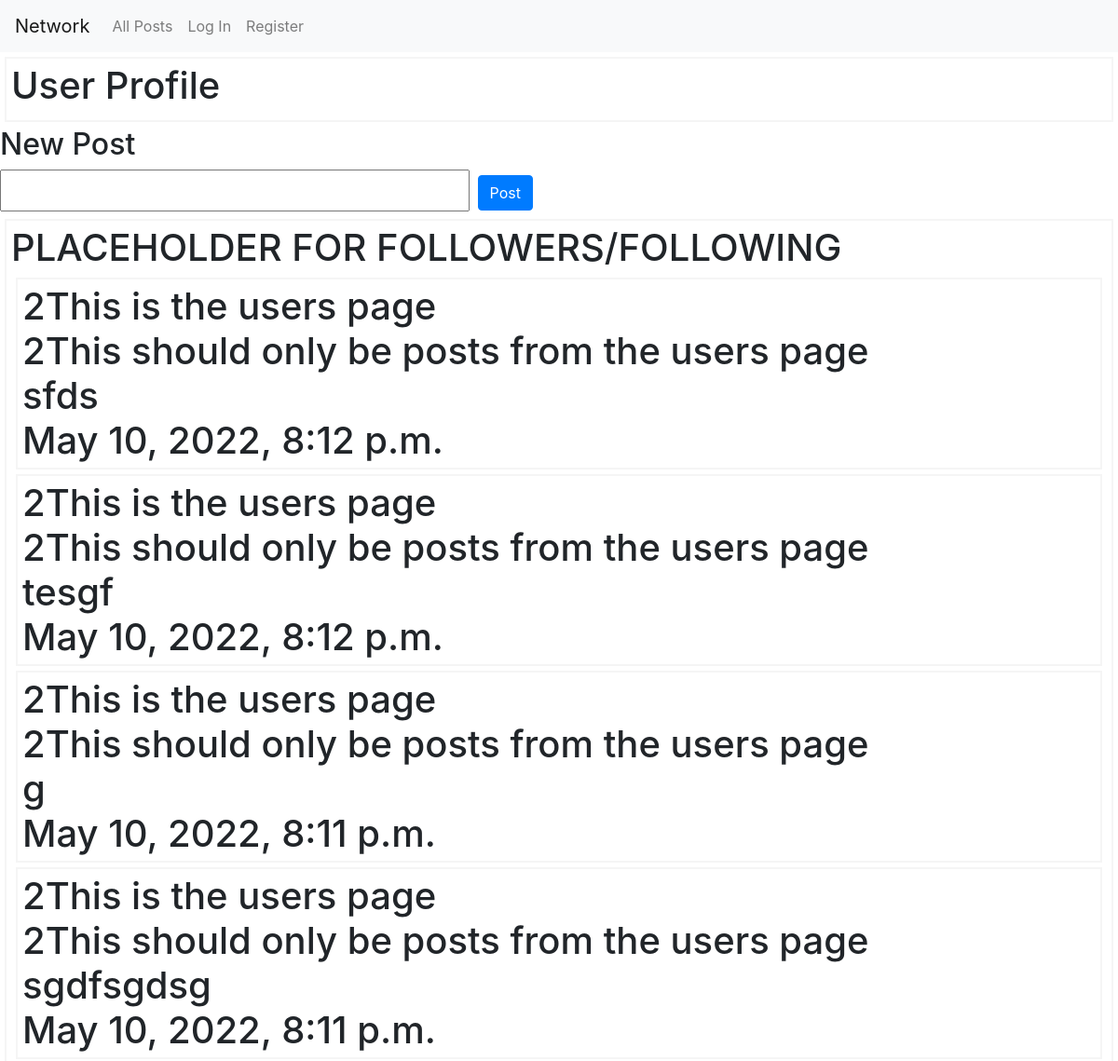
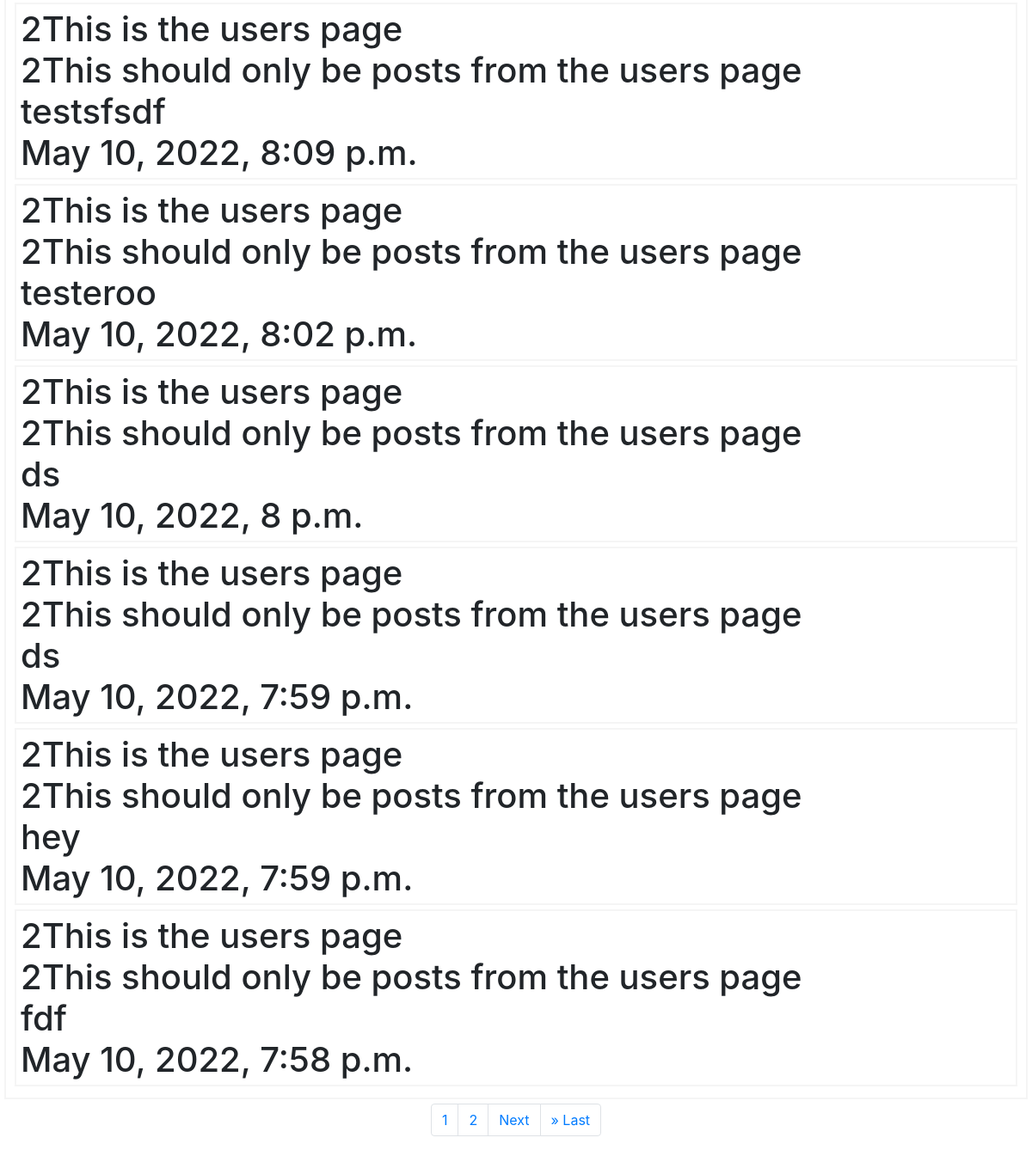
/user/2, run on the app's committed database (2 pictures, top to bottom).
### network/models.py (models this page shows)
class Posts(models.Model):
    content = models.TextField(max_length=280)
    user = models.ForeignKey(
        "User", on_delete=models.CASCADE, related_name="Posts")
    timestamp = models.DateTimeField(auto_now_add=True)

class User(AbstractUser):
    pass

### network/views.py (the view)
# urls.py: path("user/<int:user>", views.user_details, name="user_details")
def user_details(request, user):
    users_page = user
    page = request.GET.get('page')
    all_posts = Posts.objects.filter(
        user=user).order_by('-timestamp')
    all_posts = Paginator(all_posts, 10)
    posts = all_posts.get_page(page)
    return render(request, "network/user.html", {
        'posts': posts,
        "users_page": users_page})
    page_number = "test"
    return HttpResponse(user)

### network/templates/network/user.html (shortened to what this page needs)
{% extends "network/layout.html" %}
{% load static %}
{% block body %}
<div class="user-posts" id="user-profile-title">
    <h1> User Profile <h1>
</div>
<div id='new-post-form'>
    <h2> New Post <h2>
            <form id="post-form" action="{% url 'create' %}" method="POST">
                <input id="form-input" name='form_input'>
                <input id='submit-button' type="submit" class="btn btn-primary" value="Post" />
            </form>
</div>
<div class="user-posts" id="user-profile">
    <h1> PLACEHOLDER FOR FOLLOWERS/FOLLOWING <h1>
            {% for post in posts%}
            <div class='user-posts' id='{{post.id}}'>
                {{users_page}}This is the users page<br>
                {{post.user.id}}This should only be posts from the users page<br>
                {{post.content}}<br>
                {{post.timestamp}}<br>
            </div>
            {% endfor %}
</div>
<nav aria-label="..." class="user-post-paginator">
    <ul class="pagination justify-content-center">
        {% for i in posts.paginator.page_range%}
        <li class="page-item"><a class="page-link" href="?page={{i}}">{{i}}</a></li>
        {%endfor%}
        {% if posts.has_next %}
        <li class="page-item"><a class="page-link" href="?page={{posts.next_page_number}}">Next</a></li>
        <li class="page-item"><a class="page-link" href="?page={{posts.paginator.num_pages}}">&raquo; Last</a></li>
        {% endif %}
    </ul>
</nav>
{% endblock %}

### network/static/network/styles.css (style rules this page uses)
.user-posts { border: 2px solid whitesmoke; padding: 5px; margin: 5px; display: block; }

### data on the page
Posts: user "2", user.id "2", content "sfds", timestamp "May 10, 2022, 8:12 p.m."
Posts: user "2", user.id "2", content "tesgf", timestamp "May 10, 2022, 8:12 p.m."
Posts: user "2", user.id "2", content "g", timestamp "May 10, 2022, 8:11 p.m."
Posts: user "2", user.id "2", content "sgdfsgdsg", timestamp "May 10, 2022, 8:11 p.m."
Posts: user "2", user.id "2", content "testsfsdf", timestamp "May 10, 2022, 8:09 p.m."
Posts: user "2", user.id "2", content "testeroo", timestamp "May 10, 2022, 8:02 p.m."
Posts: user "2", user.id "2", content "ds", timestamp "May 10, 2022, 8 p.m."
Posts: user "2", user.id "2", content "ds", timestamp "May 10, 2022, 7:59 p.m."
Posts: user "2", user.id "2", content "hey", timestamp "May 10, 2022, 7:59 p.m."
Posts: user "2", user.id "2", content "fdf", timestamp "May 10, 2022, 7:58 p.m."

### other printed values
{{ i }} "1" "2"
